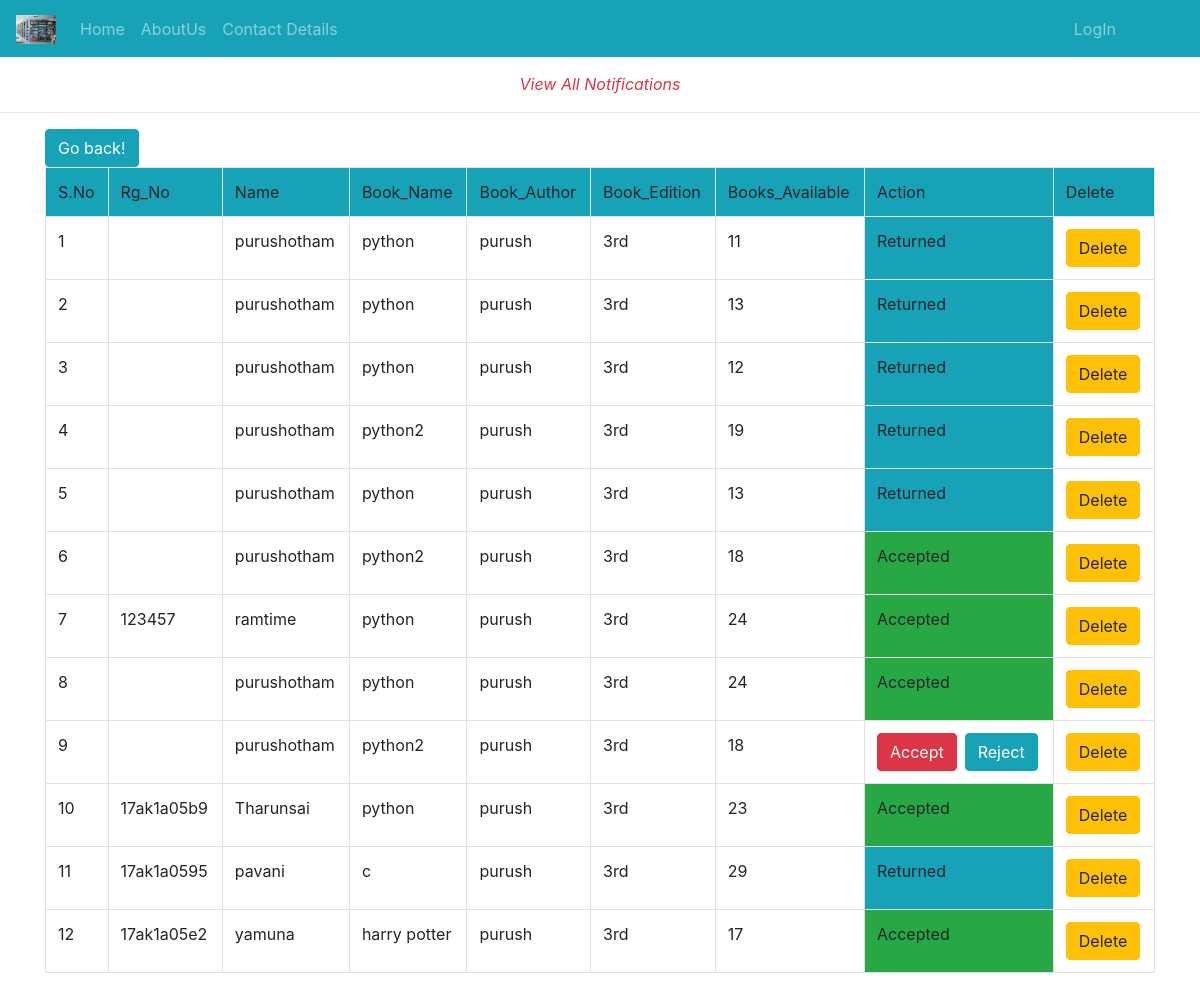
The page /notipending/ on the database its author committed.
### Library_App/models.py (models this page shows)
class st_admin_data(models.Model):
	Rg_No=models.CharField(max_length=120)
	Branch=models.CharField(max_length=120)
	Name=models.CharField(max_length=120)
	issue_status=models.IntegerField(default=0)
	Book_name=models.CharField(max_length=120)
	Book_author=models.CharField(max_length=120)
	Book_Edition=models.CharField(max_length=120,default="")
	Book_count=models.IntegerField(default=0)
	Issue_date=models.DateField(blank=True,null=True)
	Expire_date=models.DateField(blank=True,null=True)
	Return_Date=models.DateField(blank=True,null=True)
	Fine=models.IntegerField(default=0)
	uid=models.ForeignKey(User,on_delete=models.CASCADE)

### Library_App/views.py (the view)
# urls.py: path('notipending/',views.notipending,name="notipending"),
def notipending(req):
	pending2=st_admin_data.objects.all()
	data=Books_Avail.objects.filter()
	return render(req,'html/noti_pendingdata.html',{'p':pending2})

### Library_App/templates/html/noti_pendingdata.html (shortened to what this page needs)
{% extends 'html/base.html' %}
{% load static %}
{% block content %}
<div class="text-center text-danger">
	<br>
	<span><i>View All Notifications</i></span>
</div>
<hr>
<div class="container">
	<table class="table table-bordered table table-hover">
		<input type="button" value="Go back!" onclick="history.back()" class="btn btn-info">
		<tr class="bg bg-info">
			<td>S.No</td>
			<td>Rg_No</td>
			<td>Name</td>
			<td>Book_Name</td>
			<td>Book_Author</td>
			<td>Book_Edition</td>
			<td>Books_Available</td>
			<td>Action</td>
			<td>Delete</td>
		</tr>
		{% for i in p %}
		<tr>
			<td>{{forloop.counter}}</td>
			<td>{{i.Rg_No}}</td>
			<td>{{i.Name}}</td>
			<td>{{i.Book_name}}</td>
			<td>{{i.Book_author}}</td>
			<td>{{i.Book_Edition}}</td>
			<td>{{i.Book_count}}</td>
			{% if i.issue_status is 0 %}
			<td><a class="confirm-accept btn btn-danger" href="{% url 'acceptadmin' i.id %}">Accept</a><a class="ml-2 confirm-reject btn btn-info" href="{% url 'rejectadmin' i.id %}">Reject</a>
			</td>
			{% elif i.issue_status is 1 %}
			<td class="bg-success">Accepted</td>
			{% elif i.issue_status is 2 %}
			<td class="bg-danger">Rejected</td>
			{% else %}
			<td class="bg-info">Returned</td>
			{% endif %}
			<td><a class="confirm-delete btn btn-warning" href="{% url 'datadelete' i.id %}">Delete</a></td>
		</tr>
		{% endfor %}
	</table>
</div>		<br>
{% endblock %}

### Library_App/templates/html/base.html (shortened to what this page needs)
{% load static %}
<!DOCTYPE html>
<html lang="en">
<head>
  <link rel="stylesheet" href="{% static 'css/bootstrap.min.css' %}">
</head>
<body>
	{% include 'html/navbar.html' %}
	{% block content %}
	{% endblock %}
  </body>
</html>

### Library_App/templates/html/navbar.html (shortened to what this page needs)
{% load static %}
<nav class="navbar fixed-top navbar-expand-sm bg-info navbar-dark mb-2">
  <a class="navbar-brand" href="{% url 'hm' %}">
    <img src="{% static 'images/libnew.jpg' %}" alt="logo" style="width:40px;">
  </a>
  <div class="collapse navbar-collapse" id="collapsibleNavbar">
  <ul class="navbar-nav">
    {% if not user.is_authenticated %}
    <li class="nav-item">
      <a class="nav-link" href="{% url 'hm' %}">Home</a>
    </li>
    <li class="nav-item">
      <a class="nav-link" href="{% url 'at' %}">AboutUs</a>
    </li>
    <li class="nav-item">
      <a class="nav-link" href="{% url 'ct' %}">Contact Details</a>
    </li>
    {% endif %}
  </ul>
  <ul class="navbar-nav ml-auto" style="margin-right:60px">
    {% if not user.is_authenticated %}
    <li class="nav-item">
      <a class="nav-link" href="{% url 'log' %}">LogIn</a>
    </li>
{% endif %}
</ul>
</div>
</nav>
<br>
<br>

### rows shown on the page
st_admin_data: Name "purushotham", Book_name "python", Book_author "purush", Book_Edition "3rd", Book_count "11", issue_status "Returned"
st_admin_data: Name "purushotham", Book_name "python", Book_author "purush", Book_Edition "3rd", Book_count "13", issue_status "Returned"
st_admin_data: Name "purushotham", Book_name "python", Book_author "purush", Book_Edition "3rd", Book_count "12", issue_status "Returned"
st_admin_data: Name "purushotham", Book_name "python2", Book_author "purush", Book_Edition "3rd", Book_count "19", issue_status "Returned"
st_admin_data: Name "purushotham", Book_name "python", Book_author "purush", Book_Edition "3rd", Book_count "13", issue_status "Returned"
st_admin_data: Name "purushotham", Book_name "python2", Book_author "purush", Book_Edition "3rd", Book_count "18", issue_status "Accepted"
st_admin_data: Rg_No "123457", Name "ramtime", Book_name "python", Book_author "purush", Book_Edition "3rd", Book_count "24", issue_status "Accepted"
st_admin_data: Name "purushotham", Book_name "python", Book_author "purush", Book_Edition "3rd", Book_count "24", issue_status "Accepted"
st_admin_data: Name "purushotham", Book_name "python2", Book_author "purush", Book_Edition "3rd", Book_count "18", issue_status "Accept"
st_admin_data: Rg_No "17ak1a05b9", Name "Tharunsai", Book_name "python", Book_author "purush", Book_Edition "3rd", Book_count "23", issue_status "Accepted"
st_admin_data: Rg_No "17ak1a0595", Name "pavani", Book_name "c", Book_author "purush", Book_Edition "3rd", Book_count "29", issue_status "Returned"
st_admin_data: Rg_No "17ak1a05e2", Name "yamuna", Book_name "harry potter", Book_author "purush", Book_Edition "3rd", Book_count "17", issue_status "Accepted"
